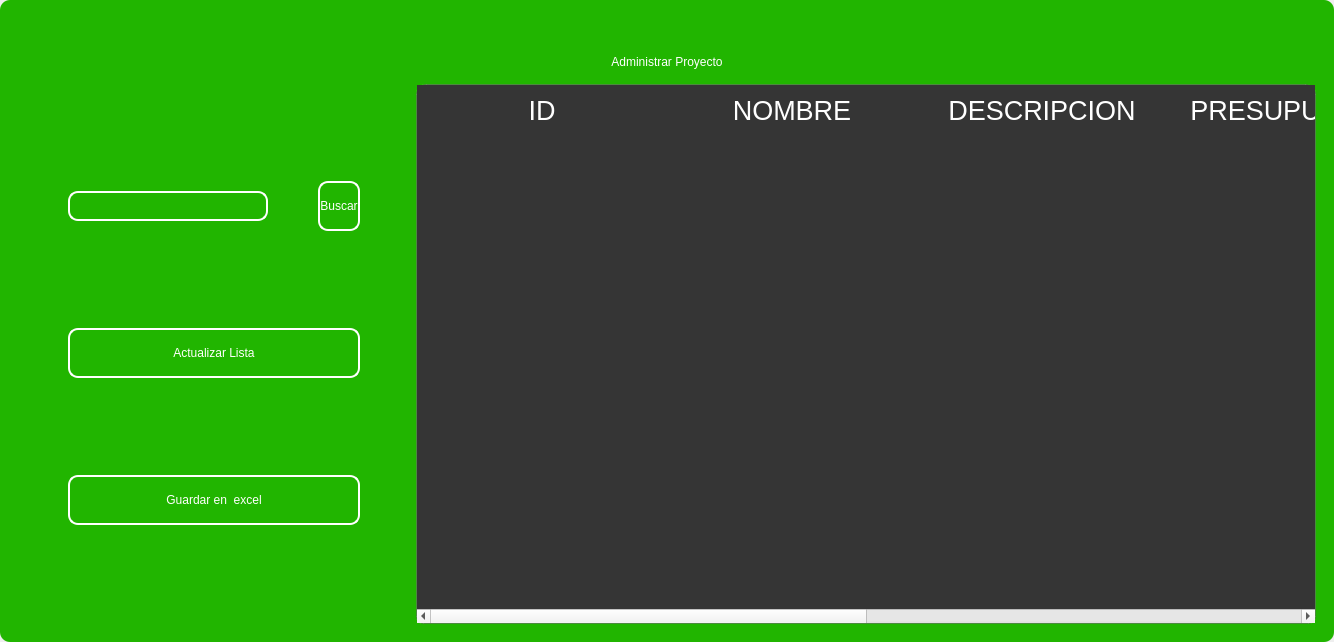
<?xml version="1.0" encoding="UTF-8"?>
<ui version="4.0">
 <class>MainWindow</class>
 <widget class="QMainWindow" name="MainWindow">
  <property name="geometry">
   <rect>
    <x>0</x>
    <y>0</y>
    <width>1303</width>
    <height>642</height>
   </rect>
  </property>
  <property name="windowTitle">
   <string>MainWindow</string>
  </property>
  <property name="styleSheet">
   <string notr="true"/>
  </property>
  <widget class="QWidget" name="centralwidget">
   <property name="styleSheet">
    <string notr="true"/>
   </property>
   <layout class="QVBoxLayout" name="verticalLayout">
    <property name="spacing">
     <number>0</number>
    </property>
    <property name="leftMargin">
     <number>0</number>
    </property>
    <property name="topMargin">
     <number>0</number>
    </property>
    <property name="rightMargin">
     <number>0</number>
    </property>
    <property name="bottomMargin">
     <number>0</number>
    </property>
    <item>
     <widget class="QFrame" name="frame">
      <property name="enabled">
       <bool>true</bool>
      </property>
      <property name="styleSheet">
       <string notr="true">
QFrame {
border-radius:10px;
background-color: rgb(33, 181, 0);
 }
</string>
      </property>
      <property name="frameShape">
       <enum>QFrame::StyledPanel</enum>
      </property>
      <property name="frameShadow">
       <enum>QFrame::Raised</enum>
      </property>
      <layout class="QVBoxLayout" name="verticalLayout_2">
       <item>
        <widget class="QFrame" name="frame_superior">
         <property name="minimumSize">
          <size>
           <width>0</width>
           <height>40</height>
          </size>
         </property>
         <property name="maximumSize">
          <size>
           <width>16777215</width>
           <height>40</height>
          </size>
         </property>
         <property name="styleSheet">
          <string notr="true">QPushButton{
border-radius:18px;
}

QPushButton:hover{
	background-color: rgb(0, 0, 0);
}
</string>
         </property>
         <property name="frameShape">
          <enum>QFrame::StyledPanel</enum>
         </property>
         <property name="frameShadow">
          <enum>QFrame::Raised</enum>
         </property>
         <layout class="QHBoxLayout" name="horizontalLayout_3">
          <property name="spacing">
           <number>4</number>
          </property>
          <property name="leftMargin">
           <number>0</number>
          </property>
          <property name="topMargin">
           <number>0</number>
          </property>
          <property name="rightMargin">
           <number>0</number>
          </property>
          <property name="bottomMargin">
           <number>0</number>
          </property>
          <item>
           <widget class="QPushButton" name="btn_icon">
            <property name="text">
             <string/>
            </property>
            <property name="iconSize">
             <size>
              <width>40</width>
              <height>40</height>
             </size>
            </property>
           </widget>
          </item>
          <item>
           <spacer name="horizontalSpacer_2">
            <property name="orientation">
             <enum>Qt::Horizontal</enum>
            </property>
            <property name="sizeHint" stdset="0">
             <size>
              <width>443</width>
              <height>20</height>
             </size>
            </property>
           </spacer>
          </item>
          <item>
           <widget class="QPushButton" name="btn_exit">
            <property name="minimumSize">
             <size>
              <width>38</width>
              <height>38</height>
             </size>
            </property>
            <property name="maximumSize">
             <size>
              <width>38</width>
              <height>38</height>
             </size>
            </property>
            <property name="cursor">
             <cursorShape>PointingHandCursor</cursorShape>
            </property>
            <property name="text">
             <string/>
            </property>
            <property name="iconSize">
             <size>
              <width>35</width>
              <height>35</height>
             </size>
            </property>
           </widget>
          </item>
          <item>
           <widget class="QPushButton" name="bt_minimizar">
            <property name="minimumSize">
             <size>
              <width>38</width>
              <height>38</height>
             </size>
            </property>
            <property name="maximumSize">
             <size>
              <width>38</width>
              <height>38</height>
             </size>
            </property>
            <property name="cursor">
             <cursorShape>PointingHandCursor</cursorShape>
            </property>
            <property name="text">
             <string/>
            </property>
            <property name="icon">
             <iconset>
              <normaloff>image/minus.svg</normaloff>image/minus.svg</iconset>
            </property>
            <property name="iconSize">
             <size>
              <width>38</width>
              <height>38</height>
             </size>
            </property>
           </widget>
          </item>
          <item>
           <widget class="QPushButton" name="bt_maximizar">
            <property name="minimumSize">
             <size>
              <width>38</width>
              <height>38</height>
             </size>
            </property>
            <property name="maximumSize">
             <size>
              <width>38</width>
              <height>38</height>
             </size>
            </property>
            <property name="cursor">
             <cursorShape>PointingHandCursor</cursorShape>
            </property>
            <property name="text">
             <string/>
            </property>
            <property name="icon">
             <iconset>
              <normaloff>image/chevron-up.svg</normaloff>image/chevron-up.svg</iconset>
            </property>
            <property name="iconSize">
             <size>
              <width>38</width>
              <height>38</height>
             </size>
            </property>
           </widget>
          </item>
          <item>
           <widget class="QPushButton" name="bt_restaurar">
            <property name="minimumSize">
             <size>
              <width>38</width>
              <height>38</height>
             </size>
            </property>
            <property name="maximumSize">
             <size>
              <width>38</width>
              <height>38</height>
             </size>
            </property>
            <property name="cursor">
             <cursorShape>PointingHandCursor</cursorShape>
            </property>
            <property name="text">
             <string/>
            </property>
            <property name="icon">
             <iconset>
              <normaloff>image/chevron-down.svg</normaloff>image/chevron-down.svg</iconset>
            </property>
            <property name="iconSize">
             <size>
              <width>38</width>
              <height>38</height>
             </size>
            </property>
           </widget>
          </item>
          <item>
           <widget class="QPushButton" name="bt_cerrar">
            <property name="minimumSize">
             <size>
              <width>38</width>
              <height>38</height>
             </size>
            </property>
            <property name="maximumSize">
             <size>
              <width>38</width>
              <height>38</height>
             </size>
            </property>
            <property name="cursor">
             <cursorShape>PointingHandCursor</cursorShape>
            </property>
            <property name="text">
             <string/>
            </property>
            <property name="icon">
             <iconset>
              <normaloff>image/x.svg</normaloff>image/x.svg</iconset>
            </property>
            <property name="iconSize">
             <size>
              <width>38</width>
              <height>38</height>
             </size>
            </property>
           </widget>
          </item>
         </layout>
        </widget>
       </item>
       <item>
        <widget class="QLabel" name="label">
         <property name="styleSheet">
          <string notr="true">font: 30pt &quot;MS Shell Dlg 2&quot;;
color: rgb(255, 255, 255);</string>
         </property>
         <property name="text">
          <string>Administrar Proyecto</string>
         </property>
         <property name="alignment">
          <set>Qt::AlignCenter</set>
         </property>
        </widget>
       </item>
       <item>
        <widget class="QFrame" name="frame_3">
         <property name="frameShape">
          <enum>QFrame::StyledPanel</enum>
         </property>
         <property name="frameShadow">
          <enum>QFrame::Raised</enum>
         </property>
         <layout class="QHBoxLayout" name="horizontalLayout_4">
          <item>
           <layout class="QVBoxLayout" name="verticalLayout_4">
            <property name="spacing">
             <number>50</number>
            </property>
            <property name="leftMargin">
             <number>50</number>
            </property>
            <property name="topMargin">
             <number>50</number>
            </property>
            <property name="rightMargin">
             <number>50</number>
            </property>
            <property name="bottomMargin">
             <number>50</number>
            </property>
            <item>
             <layout class="QHBoxLayout" name="horizontalLayout">
              <item>
               <widget class="QLineEdit" name="searchtxt">
                <property name="minimumSize">
                 <size>
                  <width>200</width>
                  <height>30</height>
                 </size>
                </property>
                <property name="maximumSize">
                 <size>
                  <width>150</width>
                  <height>16777215</height>
                 </size>
                </property>
                <property name="styleSheet">
                 <string notr="true">QLabel {
	color: rgb(255, 255, 254);
	font: 12pt &quot;Arial&quot;;
	background-color: rgba(0, 0, 0,0);
}

QTextEdit{
background-color: rgba(0, 0, 0,0);
border-radius:10px; 
font: 12pt &quot;Arial&quot;;
color: rgb(255, 255, 254);
border: 2px solid  rgb(255, 255, 255);

}

QTextEdit:hover{
background-color: rgba(0, 0, 0,0);
border-radius:10px; 
font: 12pt &quot;Arial&quot;;
border: 2px solid  rgb(120, 0, 171);
}

QTextEdit:focus{
background-color: rgb(0, 0, 0);
border-radius:10px; 
font: 12pt &quot;Arial&quot;;
border: 2px solid rgb(120, 0, 171);
}

QLineEdit{
background-color: rgba(0, 0, 0,0);
border-radius:10px; 
font: 12pt &quot;Arial&quot;;
color: rgb(255, 255, 254);
border: 2px solid  rgb(255, 255, 255);

}

QLineEdit:hover{
background-color: rgba(0, 0, 0,0);
border-radius:10px; 
font: 12pt &quot;Arial&quot;;
border: 2px solid  rgb(120, 0, 171);
}

QLineEdit:focus{
background-color: rgb(0, 0, 0);
border-radius:10px; 
font: 12pt &quot;Arial&quot;;
border: 2px solid rgb(120, 0, 171);
}

QCheckBox{
	font: 12pt &quot;Arial&quot;;
	color: rgb(255, 255, 255);
}

QCheckBox::indicator {
    width: 18px;
    height:18px;
}

QCheckBox::indicator:unchecked {
   background-image: url(image/square.svg);
}

QCheckBox::indicator:checked {
   background-image: url(image/check-square.svg);
}

QPushButton{
border-radius:10px; 
font: 12pt &quot;Arial&quot;;
color: rgb(255, 255, 254);
border: 2px solid #ffffff;
}

QPushButton:hover{
border-radius:10px; 
font: 12pt &quot;Arial&quot;;
color: rgb(255, 255, 255);
border: 2px solid rgb(120, 0, 171);
	background-color: rgb(120, 0, 171);
}
</string>
                </property>
               </widget>
              </item>
              <item>
               <widget class="QPushButton" name="btn_search">
                <property name="minimumSize">
                 <size>
                  <width>0</width>
                  <height>15</height>
                 </size>
                </property>
                <property name="maximumSize">
                 <size>
                  <width>100</width>
                  <height>50</height>
                 </size>
                </property>
                <property name="cursor">
                 <cursorShape>PointingHandCursor</cursorShape>
                </property>
                <property name="styleSheet">
                 <string notr="true">QPushButton{
border-radius:10px; 
font: 12pt &quot;Arial&quot;;
color: rgb(255, 255, 254);
border: 2px solid #ffffff;
}

QPushButton:hover{
border-radius:10px; 
font: 12pt &quot;Arial&quot;;
color: rgb(255, 255, 255);
border: 2px solid rgb(120, 0, 171);
	background-color: rgb(120, 0, 171);
}</string>
                </property>
                <property name="text">
                 <string>Buscar</string>
                </property>
               </widget>
              </item>
             </layout>
            </item>
            <item>
             <widget class="QPushButton" name="btn_get">
              <property name="minimumSize">
               <size>
                <width>50</width>
                <height>0</height>
               </size>
              </property>
              <property name="maximumSize">
               <size>
                <width>300</width>
                <height>50</height>
               </size>
              </property>
              <property name="cursor">
               <cursorShape>PointingHandCursor</cursorShape>
              </property>
              <property name="styleSheet">
               <string notr="true">QPushButton{
border-radius:10px; 
font: 12pt &quot;Arial&quot;;
color: rgb(255, 255, 254);
border: 2px solid #ffffff;
}

QPushButton:hover{
border-radius:10px; 
font: 12pt &quot;Arial&quot;;
color: rgb(255, 255, 255);
border: 2px solid rgb(120, 0, 171);
	background-color: rgb(120, 0, 171);
}</string>
              </property>
              <property name="text">
               <string>Actualizar Lista</string>
              </property>
              <property name="iconSize">
               <size>
                <width>35</width>
                <height>35</height>
               </size>
              </property>
             </widget>
            </item>
            <item>
             <widget class="QPushButton" name="btn_excel">
              <property name="minimumSize">
               <size>
                <width>0</width>
                <height>0</height>
               </size>
              </property>
              <property name="maximumSize">
               <size>
                <width>300</width>
                <height>50</height>
               </size>
              </property>
              <property name="cursor">
               <cursorShape>PointingHandCursor</cursorShape>
              </property>
              <property name="styleSheet">
               <string notr="true">QPushButton{
border-radius:10px; 
font: 12pt &quot;Arial&quot;;
color: rgb(255, 255, 254);
border: 2px solid #ffffff;
}

QPushButton:hover{
border-radius:10px; 
font: 12pt &quot;Arial&quot;;
color: rgb(255, 255, 255);
border: 2px solid rgb(120, 0, 171);
	background-color: rgb(120, 0, 171);
}</string>
              </property>
              <property name="text">
               <string>Guardar en  excel</string>
              </property>
              <property name="iconSize">
               <size>
                <width>35</width>
                <height>35</height>
               </size>
              </property>
             </widget>
            </item>
           </layout>
          </item>
          <item>
           <widget class="QTableWidget" name="table_project">
            <property name="minimumSize">
             <size>
              <width>900</width>
              <height>0</height>
             </size>
            </property>
            <property name="maximumSize">
             <size>
              <width>700</width>
              <height>16777215</height>
             </size>
            </property>
            <property name="styleSheet">
             <string notr="true">QTableView {

	border: 1px solid rgba(255,255,255,40);
	border-bottom-right-radius: 7px; 
	border-bottom-left-radius: 7px; 
	color: white;
	font: 15pt &quot;MS Shell Dlg 2&quot;;
	background-color: rgb(53, 53, 53);
}

QHeaderView::section {
background-color: rgb(53, 53, 53);
color: white;
border: none;
height: 50px;
font-size: 20pt;
}

QTableView::item {
    border-style: none;
    border-bottom: 1px solid rgba(255,255,255,50);
    padding-left: auto;
    padding-right: auto;
}

QTableView::item:selected{
	border: none;
	color: rgb(255, 255, 255);
    background-color: rgba(255, 255, 255, 50);
}
</string>
            </property>
            <property name="editTriggers">
             <set>QAbstractItemView::NoEditTriggers</set>
            </property>
            <attribute name="horizontalHeaderDefaultSectionSize">
             <number>250</number>
            </attribute>
            <column>
             <property name="text">
              <string>ID</string>
             </property>
            </column>
            <column>
             <property name="text">
              <string>NOMBRE</string>
             </property>
            </column>
            <column>
             <property name="text">
              <string>DESCRIPCION</string>
             </property>
            </column>
            <column>
             <property name="text">
              <string>PRESUPUESTO</string>
             </property>
            </column>
            <column>
             <property name="text">
              <string>ESTADO</string>
             </property>
            </column>
            <column>
             <property name="text">
              <string>TIPO DE PROYECTO</string>
             </property>
            </column>
           </widget>
          </item>
         </layout>
        </widget>
       </item>
      </layout>
     </widget>
    </item>
   </layout>
  </widget>
 </widget>
 <resources/>
 <connections/>
</ui>
